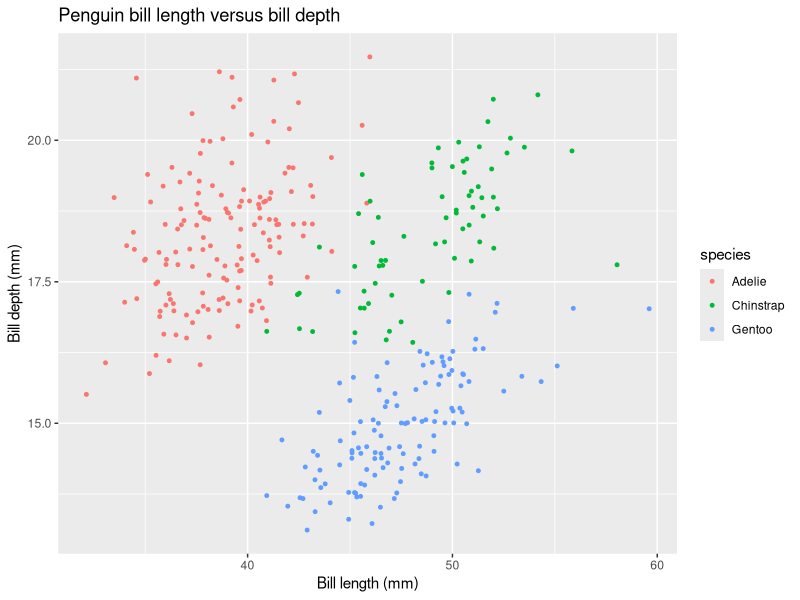
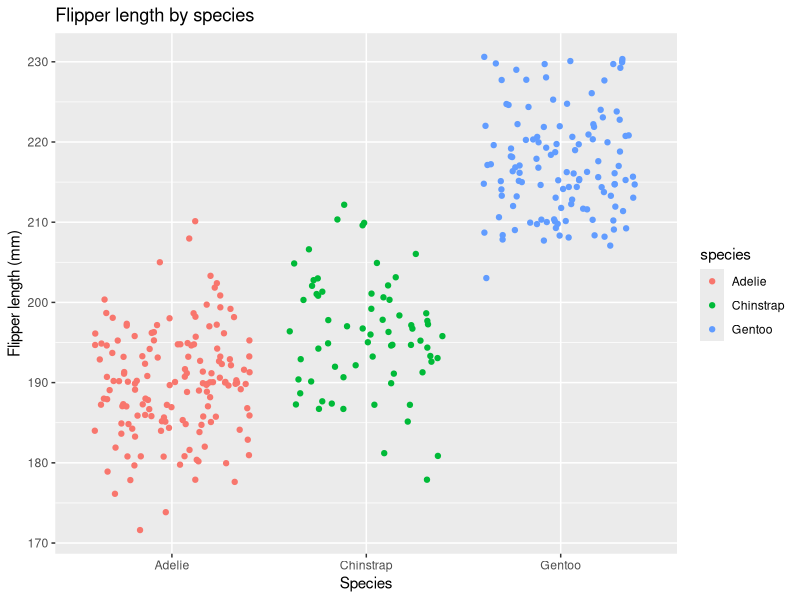

R code for these plots, in order:
## ---- chunk 1
knitr::opts_chunk$set(echo = TRUE, warning = FALSE)

library(tidyverse)
library(palmerpenguins)
## ---- chunk 2
# f(x)=x^2 at x = 3
ex_1 <- expression(x ^ 2)
x <- 3

deriv_1 <- D(ex_1, 'x')
deriv_1

eval(deriv_1)
## ---- chunk 3
# 2 * (3a + 2) ^ 4 − 5 at a = 1.2
ex_2 <- expression(2 * (3 * a + 2) ^ 4 - 5)
a <- 1.2

deriv_2 <- D(ex_2, 'a')
deriv_2

eval(deriv_2)
## ---- chunk 4
# -4 * t / (t ^ 2 + 1) ^ 3 at t = 0
ex_3 <- expression(-4 * t / (t ^ 2 + 1) ^ 3)
t <- 0

deriv_3 <- D(ex_3, 't')
deriv_3

eval(deriv_3)
## ---- chunk 5
ggplot(data = penguins, aes(x = bill_length_mm, y = bill_depth_mm)) +
  geom_jitter(aes(color = species), size = 1) +
  labs(x = "Bill length (mm)",
       y = "Bill depth (mm)",
       title = "Penguin bill length versus bill depth")
## ---- chunk 6
ggplot(data = penguins, aes(x = species, y = flipper_length_mm)) +
  geom_jitter(aes(color = species)) +
  labs(x = "Species",
       y = "Flipper length (mm)",
       title = "Flipper length by species")
